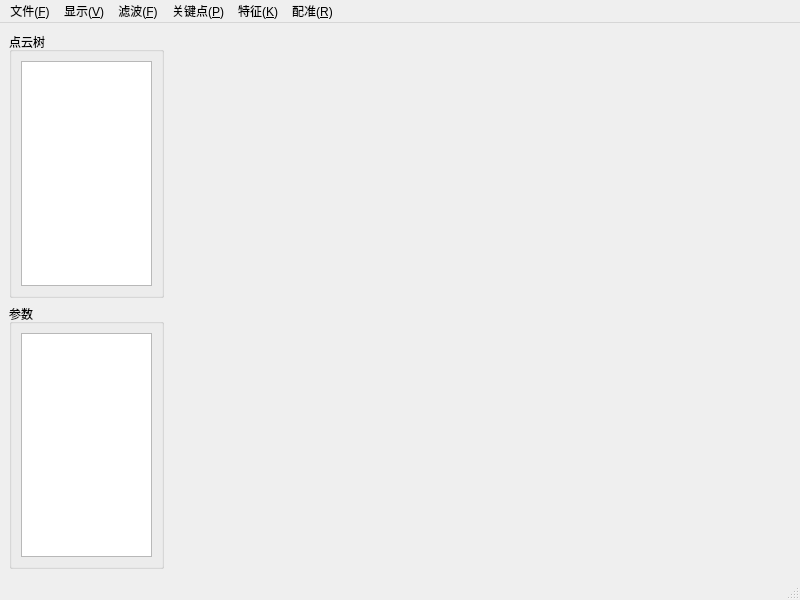
<?xml version="1.0" encoding="UTF-8"?>
<ui version="4.0">
 <class>MainWindow</class>
 <widget class="QMainWindow" name="MainWindow">
  <property name="geometry">
   <rect>
    <x>0</x>
    <y>0</y>
    <width>800</width>
    <height>600</height>
   </rect>
  </property>
  <property name="windowTitle">
   <string>MainWindow</string>
  </property>
  <widget class="QWidget" name="centralwidget">
   <layout class="QGridLayout" name="gridLayout_3">
    <item row="0" column="0">
     <layout class="QHBoxLayout" name="horizontalLayout" stretch="2,8">
      <item>
       <layout class="QVBoxLayout" name="verticalLayout">
        <item>
         <widget class="QGroupBox" name="pointCloudGroupBox">
          <property name="title">
           <string>点云树</string>
          </property>
          <layout class="QGridLayout" name="gridLayout_2">
           <item row="0" column="0">
            <widget class="QTreeView" name="DBtreeView"/>
           </item>
          </layout>
         </widget>
        </item>
        <item>
         <widget class="QGroupBox" name="propertyGroupBox">
          <property name="title">
           <string>参数</string>
          </property>
          <layout class="QGridLayout" name="gridLayout">
           <item row="0" column="0">
            <widget class="QTextBrowser" name="textBrowser_2"/>
           </item>
          </layout>
         </widget>
        </item>
       </layout>
      </item>
      <item>
       <widget class="QVTKOpenGLNativeWidget" name="mainWidget" native="true"/>
      </item>
     </layout>
    </item>
   </layout>
  </widget>
  <widget class="QMenuBar" name="menubar">
   <property name="geometry">
    <rect>
     <x>0</x>
     <y>0</y>
     <width>800</width>
     <height>21</height>
    </rect>
   </property>
   <widget class="QMenu" name="fileMenu">
    <property name="title">
     <string>文件(&amp;F)</string>
    </property>
    <addaction name="openAction"/>
    <addaction name="saveAction"/>
    <addaction name="separator"/>
    <addaction name="quitAction"/>
   </widget>
   <widget class="QMenu" name="viewerMenu">
    <property name="title">
     <string>显示(&amp;V)</string>
    </property>
    <addaction name="backguandColorAction"/>
    <addaction name="pointCloudColorAction"/>
    <addaction name="pointCloudRenderAction"/>
    <addaction name="pointSizeAction"/>
   </widget>
   <widget class="QMenu" name="filterMenu">
    <property name="title">
     <string>滤波(&amp;F)</string>
    </property>
    <addaction name="filterVoxelAction"/>
   </widget>
   <widget class="QMenu" name="keyPointMenu">
    <property name="title">
     <string>关键点(&amp;P)</string>
    </property>
   </widget>
   <widget class="QMenu" name="featureMenu">
    <property name="title">
     <string>特征(&amp;K)</string>
    </property>
   </widget>
   <widget class="QMenu" name="registrationMenu">
    <property name="title">
     <string>配准(&amp;R)</string>
    </property>
    <widget class="QMenu" name="ICPMenu">
     <property name="title">
      <string>ICP</string>
     </property>
     <addaction name="ICP_SVDAction"/>
     <addaction name="ICP_SVD_TreeViewAction"/>
    </widget>
    <addaction name="ICPMenu"/>
   </widget>
   <addaction name="fileMenu"/>
   <addaction name="viewerMenu"/>
   <addaction name="filterMenu"/>
   <addaction name="keyPointMenu"/>
   <addaction name="featureMenu"/>
   <addaction name="registrationMenu"/>
  </widget>
  <widget class="QStatusBar" name="statusbar"/>
  <action name="openAction">
   <property name="text">
    <string>打开(&amp;O)...</string>
   </property>
  </action>
  <action name="saveAction">
   <property name="text">
    <string>保存(&amp;S)...</string>
   </property>
  </action>
  <action name="quitAction">
   <property name="text">
    <string>退出(&amp;X)</string>
   </property>
  </action>
  <action name="backguandColorAction">
   <property name="text">
    <string>背景颜色...</string>
   </property>
  </action>
  <action name="pointCloudColorAction">
   <property name="text">
    <string>点云颜色...</string>
   </property>
  </action>
  <action name="pointSizeAction">
   <property name="text">
    <string>单点尺寸...</string>
   </property>
  </action>
  <action name="pointCloudRenderAction">
   <property name="text">
    <string>点云渲染...</string>
   </property>
  </action>
  <action name="filterVoxelAction">
   <property name="text">
    <string>体素滤波...</string>
   </property>
  </action>
  <action name="ICP_SVDAction">
   <property name="text">
    <string>SVD...</string>
   </property>
  </action>
  <action name="ICP_SVD_TreeViewAction">
   <property name="text">
    <string>SVD(TreeView)...</string>
   </property>
  </action>
 </widget>
 <customwidgets>
  <customwidget>
   <class>QVTKOpenGLNativeWidget</class>
   <extends>QWidget</extends>
   <header location="global">QVTKOpenGLNativeWidget.h</header>
   <container>1</container>
  </customwidget>
 </customwidgets>
 <resources/>
 <connections/>
</ui>
